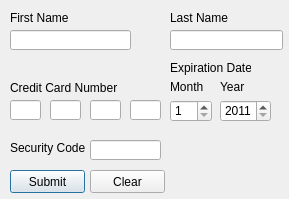
<?xml version="1.0" encoding="UTF-8"?>
<ui version="4.0">
 <class>creditcardform</class>
 <widget class="QDialog" name="creditcardform">
  <property name="geometry">
   <rect>
    <x>0</x>
    <y>0</y>
    <width>289</width>
    <height>199</height>
   </rect>
  </property>
  <property name="minimumSize">
   <size>
    <width>289</width>
    <height>199</height>
   </size>
  </property>
  <property name="maximumSize">
   <size>
    <width>289</width>
    <height>199</height>
   </size>
  </property>
  <property name="windowTitle">
   <string>Payment Entry</string>
  </property>
  <widget class="QWidget" name="centralWidget" native="true">
   <property name="geometry">
    <rect>
     <x>0</x>
     <y>0</y>
     <width>301</width>
     <height>211</height>
    </rect>
   </property>
   <property name="minimumSize">
    <size>
     <width>301</width>
     <height>211</height>
    </size>
   </property>
   <property name="maximumSize">
    <size>
     <width>301</width>
     <height>211</height>
    </size>
   </property>
   <widget class="QLabel" name="FirstNameLabel">
    <property name="geometry">
     <rect>
      <x>10</x>
      <y>10</y>
      <width>61</width>
      <height>16</height>
     </rect>
    </property>
    <property name="text">
     <string>First Name</string>
    </property>
   </widget>
   <widget class="QLabel" name="LastNameLabel">
    <property name="geometry">
     <rect>
      <x>170</x>
      <y>10</y>
      <width>71</width>
      <height>16</height>
     </rect>
    </property>
    <property name="text">
     <string>Last Name</string>
    </property>
   </widget>
   <widget class="QLineEdit" name="FirstNamelineEdit">
    <property name="geometry">
     <rect>
      <x>10</x>
      <y>30</y>
      <width>121</width>
      <height>20</height>
     </rect>
    </property>
    <property name="focusPolicy">
     <enum>Qt::StrongFocus</enum>
    </property>
    <property name="inputMask">
     <string notr="true">AAAAAAAAAAAAAAAAAAAAAAAAA; </string>
    </property>
    <property name="text">
     <string notr="true"/>
    </property>
    <property name="cursorPosition">
     <number>0</number>
    </property>
    <property name="readOnly">
     <bool>false</bool>
    </property>
    <property name="placeholderText">
     <string notr="true"/>
    </property>
   </widget>
   <widget class="QLineEdit" name="LastNamelineEdit">
    <property name="geometry">
     <rect>
      <x>170</x>
      <y>30</y>
      <width>113</width>
      <height>20</height>
     </rect>
    </property>
    <property name="inputMask">
     <string notr="true">AAAAAAAAAAAAAAAAAAAAAAAAA; </string>
    </property>
    <property name="text">
     <string notr="true"/>
    </property>
    <property name="cursorPosition">
     <number>25</number>
    </property>
    <property name="placeholderText">
     <string notr="true"/>
    </property>
   </widget>
   <widget class="QLabel" name="CreditCardLabel">
    <property name="geometry">
     <rect>
      <x>10</x>
      <y>80</y>
      <width>111</width>
      <height>16</height>
     </rect>
    </property>
    <property name="text">
     <string>Credit Card Number</string>
    </property>
   </widget>
   <widget class="QLineEdit" name="CreditCardlineEdit_1">
    <property name="geometry">
     <rect>
      <x>10</x>
      <y>100</y>
      <width>31</width>
      <height>20</height>
     </rect>
    </property>
    <property name="inputMask">
     <string notr="true">9999; </string>
    </property>
    <property name="text">
     <string notr="true"/>
    </property>
    <property name="cursorPosition">
     <number>4</number>
    </property>
    <property name="placeholderText">
     <string notr="true"/>
    </property>
   </widget>
   <widget class="QLabel" name="ExpDateLabel">
    <property name="geometry">
     <rect>
      <x>170</x>
      <y>60</y>
      <width>81</width>
      <height>16</height>
     </rect>
    </property>
    <property name="text">
     <string>Expiration Date</string>
    </property>
   </widget>
   <widget class="QLabel" name="MonthLabel">
    <property name="geometry">
     <rect>
      <x>170</x>
      <y>80</y>
      <width>46</width>
      <height>13</height>
     </rect>
    </property>
    <property name="text">
     <string>Month</string>
    </property>
   </widget>
   <widget class="QLabel" name="YearLabel">
    <property name="geometry">
     <rect>
      <x>220</x>
      <y>80</y>
      <width>46</width>
      <height>13</height>
     </rect>
    </property>
    <property name="text">
     <string>Year</string>
    </property>
   </widget>
   <widget class="QSpinBox" name="MonthspinBox">
    <property name="geometry">
     <rect>
      <x>170</x>
      <y>100</y>
      <width>42</width>
      <height>22</height>
     </rect>
    </property>
    <property name="minimum">
     <number>1</number>
    </property>
    <property name="maximum">
     <number>12</number>
    </property>
   </widget>
   <widget class="QSpinBox" name="YearspinBox">
    <property name="geometry">
     <rect>
      <x>220</x>
      <y>100</y>
      <width>51</width>
      <height>22</height>
     </rect>
    </property>
    <property name="minimum">
     <number>2011</number>
    </property>
    <property name="maximum">
     <number>2016</number>
    </property>
   </widget>
   <widget class="QPushButton" name="SubmitpushButton">
    <property name="geometry">
     <rect>
      <x>10</x>
      <y>170</y>
      <width>75</width>
      <height>23</height>
     </rect>
    </property>
    <property name="text">
     <string>Submit</string>
    </property>
   </widget>
   <widget class="QPushButton" name="ClearpushButton">
    <property name="geometry">
     <rect>
      <x>90</x>
      <y>170</y>
      <width>75</width>
      <height>23</height>
     </rect>
    </property>
    <property name="text">
     <string>Clear</string>
    </property>
   </widget>
   <widget class="QLabel" name="SecurityCodeLabel">
    <property name="geometry">
     <rect>
      <x>10</x>
      <y>140</y>
      <width>81</width>
      <height>16</height>
     </rect>
    </property>
    <property name="text">
     <string>Security Code</string>
    </property>
   </widget>
   <widget class="QLineEdit" name="SecurityCodelineEdit">
    <property name="geometry">
     <rect>
      <x>90</x>
      <y>140</y>
      <width>71</width>
      <height>20</height>
     </rect>
    </property>
    <property name="toolTip">
     <string>Your security code can be found at the end of the signature strip on the back of your card.</string>
    </property>
    <property name="statusTip">
     <string>Your security code can be found at the end of the signature strip on the back of your card.</string>
    </property>
    <property name="whatsThis">
     <string>Your security code can be found at the end of the signature strip on the back of your card.</string>
    </property>
    <property name="inputMask">
     <string>999; </string>
    </property>
    <property name="cursorPosition">
     <number>0</number>
    </property>
    <property name="placeholderText">
     <string notr="true"/>
    </property>
   </widget>
   <widget class="QLabel" name="label">
    <property name="geometry">
     <rect>
      <x>190</x>
      <y>140</y>
      <width>81</width>
      <height>61</height>
     </rect>
    </property>
    <property name="text">
     <string/>
    </property>
    <property name="pixmap">
     <pixmap>1317789508_credit_cards.png</pixmap>
    </property>
    <property name="scaledContents">
     <bool>true</bool>
    </property>
   </widget>
   <widget class="QLineEdit" name="CreditCardlineEdit_2">
    <property name="geometry">
     <rect>
      <x>50</x>
      <y>100</y>
      <width>31</width>
      <height>20</height>
     </rect>
    </property>
    <property name="inputMask">
     <string notr="true">9999; </string>
    </property>
    <property name="text">
     <string notr="true"/>
    </property>
    <property name="cursorPosition">
     <number>4</number>
    </property>
    <property name="placeholderText">
     <string notr="true"/>
    </property>
   </widget>
   <widget class="QLineEdit" name="CreditCardlineEdit_3">
    <property name="geometry">
     <rect>
      <x>90</x>
      <y>100</y>
      <width>31</width>
      <height>20</height>
     </rect>
    </property>
    <property name="inputMask">
     <string notr="true">9999; </string>
    </property>
    <property name="text">
     <string notr="true"/>
    </property>
    <property name="cursorPosition">
     <number>4</number>
    </property>
    <property name="placeholderText">
     <string notr="true"/>
    </property>
   </widget>
   <widget class="QLineEdit" name="CreditCardlineEdit_4">
    <property name="geometry">
     <rect>
      <x>130</x>
      <y>100</y>
      <width>31</width>
      <height>20</height>
     </rect>
    </property>
    <property name="inputMask">
     <string notr="true">9999; </string>
    </property>
    <property name="text">
     <string notr="true"/>
    </property>
    <property name="cursorPosition">
     <number>4</number>
    </property>
    <property name="placeholderText">
     <string notr="true"/>
    </property>
   </widget>
  </widget>
 </widget>
 <layoutdefault spacing="6" margin="11"/>
 <tabstops>
  <tabstop>FirstNamelineEdit</tabstop>
  <tabstop>LastNamelineEdit</tabstop>
  <tabstop>CreditCardlineEdit_1</tabstop>
  <tabstop>CreditCardlineEdit_2</tabstop>
  <tabstop>CreditCardlineEdit_3</tabstop>
  <tabstop>CreditCardlineEdit_4</tabstop>
  <tabstop>MonthspinBox</tabstop>
  <tabstop>YearspinBox</tabstop>
  <tabstop>SecurityCodelineEdit</tabstop>
  <tabstop>SubmitpushButton</tabstop>
  <tabstop>ClearpushButton</tabstop>
 </tabstops>
 <resources/>
 <connections/>
</ui>
